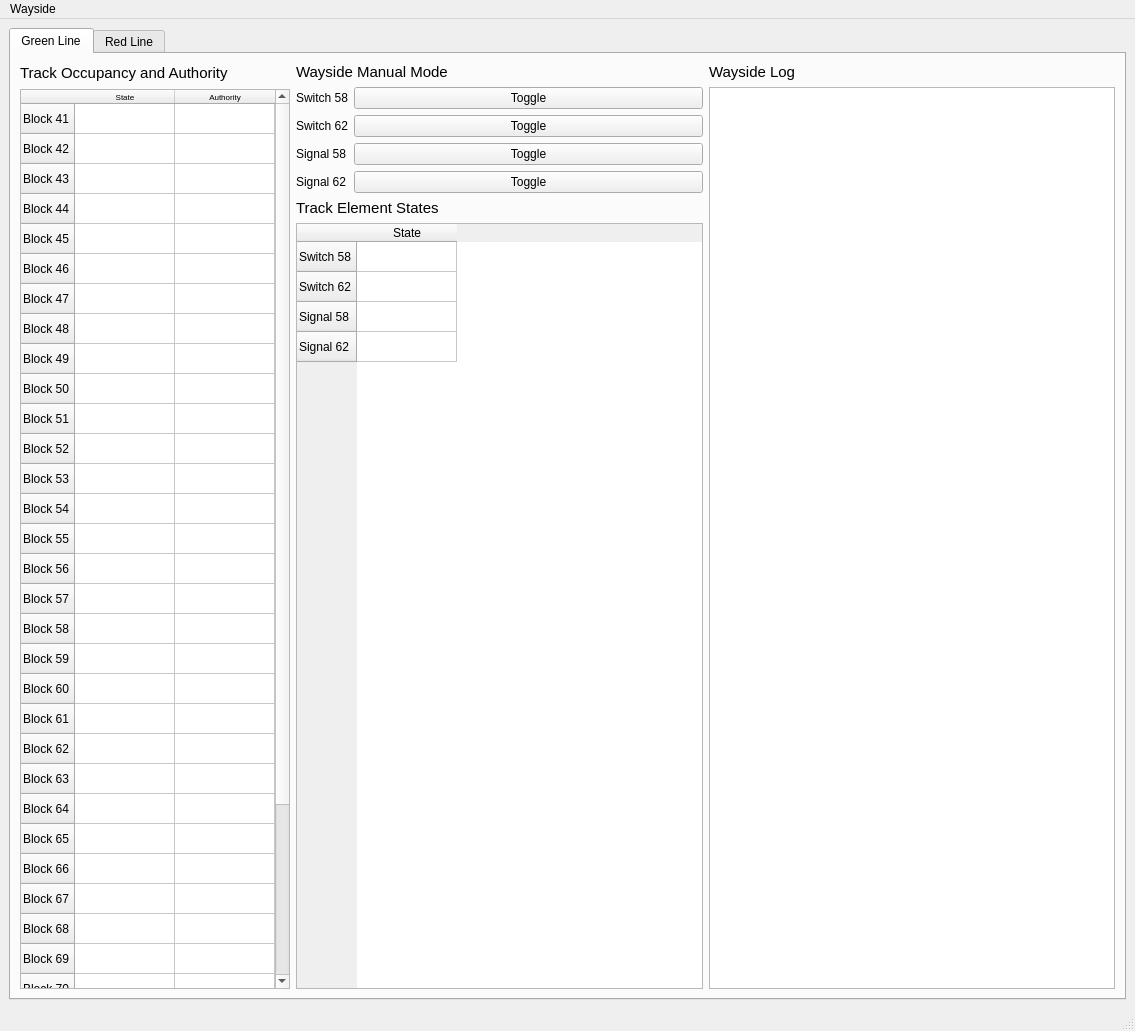
<?xml version="1.0" encoding="UTF-8"?>
<ui version="4.0">
 <class>MainWindow</class>
 <widget class="QMainWindow" name="MainWindow">
  <property name="geometry">
   <rect>
    <x>0</x>
    <y>0</y>
    <width>1135</width>
    <height>1025</height>
   </rect>
  </property>
  <property name="sizePolicy">
   <sizepolicy hsizetype="MinimumExpanding" vsizetype="MinimumExpanding">
    <horstretch>0</horstretch>
    <verstretch>0</verstretch>
   </sizepolicy>
  </property>
  <property name="windowTitle">
   <string>MainWindow</string>
  </property>
  <widget class="QWidget" name="centralwidget">
   <layout class="QGridLayout" name="gridLayout_2">
    <item row="0" column="0">
     <widget class="QTabWidget" name="tabWidget">
      <property name="currentIndex">
       <number>0</number>
      </property>
      <widget class="QWidget" name="Blue_Line">
       <attribute name="title">
        <string>Green Line</string>
       </attribute>
       <layout class="QGridLayout" name="gridLayout">
        <item row="0" column="0" rowspan="2">
         <layout class="QVBoxLayout" name="block_occ">
          <item>
           <widget class="QLabel" name="label_20">
            <property name="font">
             <font>
              <pointsize>11</pointsize>
             </font>
            </property>
            <property name="text">
             <string>Track Occupancy and Authority</string>
            </property>
           </widget>
          </item>
          <item>
           <widget class="QTableWidget" name="wayside_block_table">
            <property name="sizePolicy">
             <sizepolicy hsizetype="Minimum" vsizetype="Minimum">
              <horstretch>0</horstretch>
              <verstretch>0</verstretch>
             </sizepolicy>
            </property>
            <property name="maximumSize">
             <size>
              <width>16777215</width>
              <height>900</height>
             </size>
            </property>
            <property name="verticalScrollBarPolicy">
             <enum>Qt::ScrollBarAsNeeded</enum>
            </property>
            <property name="horizontalScrollBarPolicy">
             <enum>Qt::ScrollBarAlwaysOff</enum>
            </property>
            <property name="sizeAdjustPolicy">
             <enum>QAbstractScrollArea::AdjustToContents</enum>
            </property>
            <property name="showGrid">
             <bool>true</bool>
            </property>
            <property name="sortingEnabled">
             <bool>false</bool>
            </property>
            <property name="cornerButtonEnabled">
             <bool>true</bool>
            </property>
            <attribute name="horizontalHeaderCascadingSectionResizes">
             <bool>false</bool>
            </attribute>
            <row>
             <property name="text">
              <string>Block 41</string>
             </property>
            </row>
            <row>
             <property name="text">
              <string>Block 42</string>
             </property>
            </row>
            <row>
             <property name="text">
              <string>Block 43</string>
             </property>
            </row>
            <row>
             <property name="text">
              <string>Block 44</string>
             </property>
            </row>
            <row>
             <property name="text">
              <string>Block 45</string>
             </property>
            </row>
            <row>
             <property name="text">
              <string>Block 46</string>
             </property>
            </row>
            <row>
             <property name="text">
              <string>Block 47</string>
             </property>
            </row>
            <row>
             <property name="text">
              <string>Block 48</string>
             </property>
            </row>
            <row>
             <property name="text">
              <string>Block 49</string>
             </property>
            </row>
            <row>
             <property name="text">
              <string>Block 50</string>
             </property>
            </row>
            <row>
             <property name="text">
              <string>Block 51</string>
             </property>
            </row>
            <row>
             <property name="text">
              <string>Block 52</string>
             </property>
            </row>
            <row>
             <property name="text">
              <string>Block 53</string>
             </property>
            </row>
            <row>
             <property name="text">
              <string>Block 54</string>
             </property>
            </row>
            <row>
             <property name="text">
              <string>Block 55</string>
             </property>
            </row>
            <row>
             <property name="text">
              <string>Block 56</string>
             </property>
            </row>
            <row>
             <property name="text">
              <string>Block 57</string>
             </property>
            </row>
            <row>
             <property name="text">
              <string>Block 58</string>
             </property>
            </row>
            <row>
             <property name="text">
              <string>Block 59</string>
             </property>
            </row>
            <row>
             <property name="text">
              <string>Block 60</string>
             </property>
            </row>
            <row>
             <property name="text">
              <string>Block 61</string>
             </property>
            </row>
            <row>
             <property name="text">
              <string>Block 62</string>
             </property>
            </row>
            <row>
             <property name="text">
              <string>Block 63</string>
             </property>
            </row>
            <row>
             <property name="text">
              <string>Block 64</string>
             </property>
            </row>
            <row>
             <property name="text">
              <string>Block 65</string>
             </property>
            </row>
            <row>
             <property name="text">
              <string>Block 66</string>
             </property>
            </row>
            <row>
             <property name="text">
              <string>Block 67</string>
             </property>
            </row>
            <row>
             <property name="text">
              <string>Block 68</string>
             </property>
            </row>
            <row>
             <property name="text">
              <string>Block 69</string>
             </property>
            </row>
            <row>
             <property name="text">
              <string>Block 70</string>
             </property>
            </row>
            <row>
             <property name="text">
              <string>Block 71</string>
             </property>
            </row>
            <row>
             <property name="text">
              <string>Block 72</string>
             </property>
            </row>
            <row>
             <property name="text">
              <string>Block 73</string>
             </property>
            </row>
            <row>
             <property name="text">
              <string>Block 74</string>
             </property>
            </row>
            <row>
             <property name="text">
              <string>Block 75</string>
             </property>
            </row>
            <row>
             <property name="text">
              <string>Block 76</string>
             </property>
            </row>
            <column>
             <property name="text">
              <string>State</string>
             </property>
             <property name="font">
              <font>
               <pointsize>6</pointsize>
              </font>
             </property>
            </column>
            <column>
             <property name="text">
              <string>Authority</string>
             </property>
             <property name="font">
              <font>
               <pointsize>6</pointsize>
              </font>
             </property>
            </column>
           </widget>
          </item>
         </layout>
        </item>
        <item row="1" column="1">
         <layout class="QVBoxLayout" name="track_state_3">
          <item>
           <widget class="QLabel" name="label_21">
            <property name="font">
             <font>
              <pointsize>11</pointsize>
             </font>
            </property>
            <property name="text">
             <string>Track Element States</string>
            </property>
           </widget>
          </item>
          <item>
           <widget class="QTableWidget" name="wayside_elements_table">
            <row>
             <property name="text">
              <string>Switch 58</string>
             </property>
            </row>
            <row>
             <property name="text">
              <string>Switch 62</string>
             </property>
            </row>
            <row>
             <property name="text">
              <string>Signal 58</string>
             </property>
            </row>
            <row>
             <property name="text">
              <string>Signal 62</string>
             </property>
            </row>
            <column>
             <property name="text">
              <string>State</string>
             </property>
            </column>
           </widget>
          </item>
         </layout>
        </item>
        <item row="0" column="1">
         <layout class="QVBoxLayout" name="verticalLayout">
          <item>
           <widget class="QLabel" name="label_17">
            <property name="font">
             <font>
              <pointsize>11</pointsize>
             </font>
            </property>
            <property name="text">
             <string>Wayside Manual Mode</string>
            </property>
           </widget>
          </item>
          <item>
           <layout class="QFormLayout" name="formLayout">
            <item row="0" column="0">
             <widget class="QLabel" name="label_8">
              <property name="font">
               <font>
                <pointsize>9</pointsize>
               </font>
              </property>
              <property name="text">
               <string>Switch 58</string>
              </property>
             </widget>
            </item>
            <item row="1" column="0">
             <widget class="QLabel" name="label_14">
              <property name="font">
               <font>
                <pointsize>9</pointsize>
               </font>
              </property>
              <property name="text">
               <string>Switch 62</string>
              </property>
             </widget>
            </item>
            <item row="2" column="0">
             <widget class="QLabel" name="label_15">
              <property name="font">
               <font>
                <pointsize>9</pointsize>
               </font>
              </property>
              <property name="text">
               <string>Signal 58</string>
              </property>
             </widget>
            </item>
            <item row="3" column="0">
             <widget class="QLabel" name="label_16">
              <property name="font">
               <font>
                <pointsize>9</pointsize>
               </font>
              </property>
              <property name="text">
               <string>Signal 62</string>
              </property>
             </widget>
            </item>
            <item row="0" column="1">
             <widget class="QPushButton" name="manual_sw58_button">
              <property name="text">
               <string>Toggle</string>
              </property>
             </widget>
            </item>
            <item row="1" column="1">
             <widget class="QPushButton" name="manual_sw62_button">
              <property name="text">
               <string>Toggle</string>
              </property>
             </widget>
            </item>
            <item row="2" column="1">
             <widget class="QPushButton" name="manual_sig58_button">
              <property name="text">
               <string>Toggle</string>
              </property>
             </widget>
            </item>
            <item row="3" column="1">
             <widget class="QPushButton" name="manual_sig62_button">
              <property name="text">
               <string>Toggle</string>
              </property>
             </widget>
            </item>
           </layout>
          </item>
         </layout>
        </item>
        <item row="0" column="2" rowspan="2">
         <layout class="QVBoxLayout" name="wayside_log_2">
          <item>
           <widget class="QLabel" name="label_13">
            <property name="font">
             <font>
              <pointsize>11</pointsize>
             </font>
            </property>
            <property name="text">
             <string>Wayside Log</string>
            </property>
           </widget>
          </item>
          <item>
           <widget class="QTextBrowser" name="wayside_log"/>
          </item>
         </layout>
        </item>
       </layout>
      </widget>
      <widget class="QWidget" name="Red_Line">
       <attribute name="title">
        <string>Red Line</string>
       </attribute>
       <widget class="QWidget" name="gridLayoutWidget">
        <property name="geometry">
         <rect>
          <x>10</x>
          <y>10</y>
          <width>381</width>
          <height>1129</height>
         </rect>
        </property>
        <layout class="QGridLayout" name="gridLayout_3">
         <item row="0" column="0">
          <layout class="QVBoxLayout" name="block_occ_4">
           <item>
            <widget class="QTableWidget" name="wayside_block_table_4">
             <property name="sizePolicy">
              <sizepolicy hsizetype="Minimum" vsizetype="Minimum">
               <horstretch>0</horstretch>
               <verstretch>0</verstretch>
              </sizepolicy>
             </property>
             <property name="maximumSize">
              <size>
               <width>16777215</width>
               <height>900</height>
              </size>
             </property>
             <property name="verticalScrollBarPolicy">
              <enum>Qt::ScrollBarAlwaysOn</enum>
             </property>
             <property name="horizontalScrollBarPolicy">
              <enum>Qt::ScrollBarAlwaysOff</enum>
             </property>
             <property name="sizeAdjustPolicy">
              <enum>QAbstractScrollArea::AdjustToContents</enum>
             </property>
             <property name="showGrid">
              <bool>true</bool>
             </property>
             <property name="sortingEnabled">
              <bool>false</bool>
             </property>
             <property name="cornerButtonEnabled">
              <bool>true</bool>
             </property>
             <attribute name="horizontalHeaderCascadingSectionResizes">
              <bool>false</bool>
             </attribute>
             <row>
              <property name="text">
               <string>Block 41</string>
              </property>
              <property name="font">
               <font>
                <pointsize>6</pointsize>
               </font>
              </property>
             </row>
             <row>
              <property name="text">
               <string>Block 42</string>
              </property>
              <property name="font">
               <font>
                <pointsize>6</pointsize>
               </font>
              </property>
             </row>
             <row>
              <property name="text">
               <string>Block 43</string>
              </property>
              <property name="font">
               <font>
                <pointsize>6</pointsize>
               </font>
              </property>
             </row>
             <row>
              <property name="text">
               <string>Block 44</string>
              </property>
              <property name="font">
               <font>
                <pointsize>6</pointsize>
               </font>
              </property>
             </row>
             <row>
              <property name="text">
               <string>Block 45</string>
              </property>
              <property name="font">
               <font>
                <pointsize>6</pointsize>
               </font>
              </property>
             </row>
             <row>
              <property name="text">
               <string>Block 46</string>
              </property>
              <property name="font">
               <font>
                <pointsize>6</pointsize>
               </font>
              </property>
             </row>
             <row>
              <property name="text">
               <string>Block 47</string>
              </property>
              <property name="font">
               <font>
                <pointsize>6</pointsize>
               </font>
              </property>
             </row>
             <row>
              <property name="text">
               <string>Block 48</string>
              </property>
              <property name="font">
               <font>
                <pointsize>6</pointsize>
               </font>
              </property>
             </row>
             <row>
              <property name="text">
               <string>Block 49</string>
              </property>
              <property name="font">
               <font>
                <pointsize>6</pointsize>
               </font>
              </property>
             </row>
             <row>
              <property name="text">
               <string>Block 50</string>
              </property>
              <property name="font">
               <font>
                <pointsize>6</pointsize>
               </font>
              </property>
             </row>
             <row>
              <property name="text">
               <string>Block 51</string>
              </property>
              <property name="font">
               <font>
                <pointsize>6</pointsize>
               </font>
              </property>
             </row>
             <row>
              <property name="text">
               <string>Block 52</string>
              </property>
              <property name="font">
               <font>
                <pointsize>6</pointsize>
               </font>
              </property>
             </row>
             <row>
              <property name="text">
               <string>Block 53</string>
              </property>
              <property name="font">
               <font>
                <pointsize>6</pointsize>
               </font>
              </property>
             </row>
             <row>
              <property name="text">
               <string>Block 54</string>
              </property>
              <property name="font">
               <font>
                <pointsize>6</pointsize>
               </font>
              </property>
             </row>
             <row>
              <property name="text">
               <string>Block 55</string>
              </property>
              <property name="font">
               <font>
                <pointsize>6</pointsize>
               </font>
              </property>
             </row>
             <row>
              <property name="text">
               <string>Block 56</string>
              </property>
              <property name="font">
               <font>
                <pointsize>6</pointsize>
               </font>
              </property>
             </row>
             <row>
              <property name="text">
               <string>Block 57</string>
              </property>
              <property name="font">
               <font>
                <pointsize>6</pointsize>
               </font>
              </property>
             </row>
             <row>
              <property name="text">
               <string>Block 58</string>
              </property>
              <property name="font">
               <font>
                <pointsize>6</pointsize>
               </font>
              </property>
             </row>
             <row>
              <property name="text">
               <string>Block 59</string>
              </property>
              <property name="font">
               <font>
                <pointsize>6</pointsize>
               </font>
              </property>
             </row>
             <row>
              <property name="text">
               <string>Block 60</string>
              </property>
              <property name="font">
               <font>
                <pointsize>6</pointsize>
               </font>
              </property>
             </row>
             <row>
              <property name="text">
               <string>Block 61</string>
              </property>
              <property name="font">
               <font>
                <pointsize>6</pointsize>
               </font>
              </property>
             </row>
             <row>
              <property name="text">
               <string>Block 62</string>
              </property>
              <property name="font">
               <font>
                <pointsize>6</pointsize>
               </font>
              </property>
             </row>
             <row>
              <property name="text">
               <string>Block 63</string>
              </property>
              <property name="font">
               <font>
                <pointsize>6</pointsize>
               </font>
              </property>
             </row>
             <row>
              <property name="text">
               <string>Block 64</string>
              </property>
              <property name="font">
               <font>
                <pointsize>6</pointsize>
               </font>
              </property>
             </row>
             <row>
              <property name="text">
               <string>Block 65</string>
              </property>
              <property name="font">
               <font>
                <pointsize>6</pointsize>
               </font>
              </property>
             </row>
             <row>
              <property name="text">
               <string>Block 66</string>
              </property>
              <property name="font">
               <font>
                <pointsize>6</pointsize>
               </font>
              </property>
             </row>
             <row>
              <property name="text">
               <string>Block 67</string>
              </property>
              <property name="font">
               <font>
                <pointsize>6</pointsize>
               </font>
              </property>
             </row>
             <row>
              <property name="text">
               <string>Block 68</string>
              </property>
              <property name="font">
               <font>
                <pointsize>6</pointsize>
               </font>
              </property>
             </row>
             <row>
              <property name="text">
               <string>Block 69</string>
              </property>
              <property name="font">
               <font>
                <pointsize>6</pointsize>
               </font>
              </property>
             </row>
             <row>
              <property name="text">
               <string>Block 70</string>
              </property>
              <property name="font">
               <font>
                <pointsize>6</pointsize>
               </font>
              </property>
             </row>
             <row>
              <property name="text">
               <string>Block 71</string>
              </property>
              <property name="font">
               <font>
                <pointsize>6</pointsize>
               </font>
              </property>
             </row>
             <row>
              <property name="text">
               <string>Block 72</string>
              </property>
              <property name="font">
               <font>
                <pointsize>6</pointsize>
               </font>
              </property>
             </row>
             <row>
              <property name="text">
               <string>Block 73</string>
              </property>
              <property name="font">
               <font>
                <pointsize>6</pointsize>
               </font>
              </property>
             </row>
             <row>
              <property name="text">
               <string>Block 74</string>
              </property>
              <property name="font">
               <font>
                <pointsize>6</pointsize>
               </font>
              </property>
             </row>
             <row>
              <property name="text">
               <string>Block 75</string>
              </property>
              <property name="font">
               <font>
                <pointsize>6</pointsize>
               </font>
              </property>
             </row>
             <row>
              <property name="text">
               <string>Block 76</string>
              </property>
              <property name="font">
               <font>
                <pointsize>6</pointsize>
               </font>
              </property>
             </row>
             <column>
              <property name="text">
               <string>State</string>
              </property>
              <property name="font">
               <font>
                <pointsize>6</pointsize>
               </font>
              </property>
             </column>
             <column>
              <property name="text">
               <string>Authority</string>
              </property>
              <property name="font">
               <font>
                <pointsize>6</pointsize>
               </font>
              </property>
             </column>
            </widget>
           </item>
           <item>
            <widget class="QLabel" name="label_36">
             <property name="baseSize">
              <size>
               <width>500</width>
               <height>500</height>
              </size>
             </property>
             <property name="font">
              <font>
               <pointsize>11</pointsize>
              </font>
             </property>
             <property name="text">
              <string>Track Occupancy and Authority</string>
             </property>
            </widget>
           </item>
          </layout>
         </item>
        </layout>
       </widget>
      </widget>
     </widget>
    </item>
   </layout>
  </widget>
  <widget class="QMenuBar" name="menubar">
   <property name="geometry">
    <rect>
     <x>0</x>
     <y>0</y>
     <width>1135</width>
     <height>22</height>
    </rect>
   </property>
   <widget class="QMenu" name="menuBlue_Line">
    <property name="title">
     <string>Wayside</string>
    </property>
   </widget>
   <addaction name="menuBlue_Line"/>
  </widget>
  <widget class="QStatusBar" name="statusbar"/>
 </widget>
 <resources/>
 <connections/>
</ui>
